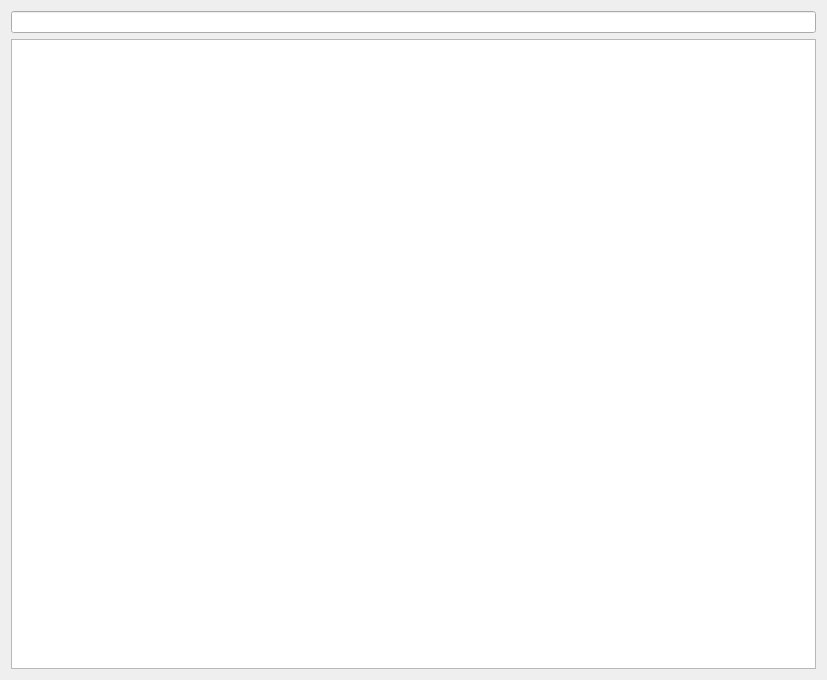
<?xml version="1.0" encoding="UTF-8"?>
<ui version="4.0">
 <class>GeneralExplorer</class>
 <widget class="QWidget" name="GeneralExplorer">
  <property name="geometry">
   <rect>
    <x>0</x>
    <y>0</y>
    <width>827</width>
    <height>680</height>
   </rect>
  </property>
  <property name="acceptDrops">
   <bool>true</bool>
  </property>
  <property name="windowTitle">
   <string>General Explorer</string>
  </property>
  <layout class="QVBoxLayout" name="verticalLayout">
   <item>
    <widget class="QLineEdit" name="search_text"/>
   </item>
   <item>
    <layout class="QHBoxLayout" name="horizontalLayout">
     <item>
      <widget class="QTreeView" name="result_tree">
       <property name="sizePolicy">
        <sizepolicy hsizetype="Expanding" vsizetype="Expanding">
         <horstretch>9</horstretch>
         <verstretch>0</verstretch>
        </sizepolicy>
       </property>
       <property name="acceptDrops">
        <bool>true</bool>
       </property>
       <property name="dragDropOverwriteMode">
        <bool>false</bool>
       </property>
       <property name="dragDropMode">
        <enum>QAbstractItemView::DragDrop</enum>
       </property>
       <property name="defaultDropAction">
        <enum>Qt::CopyAction</enum>
       </property>
      </widget>
     </item>
    </layout>
   </item>
  </layout>
 </widget>
 <resources/>
 <connections/>
</ui>
